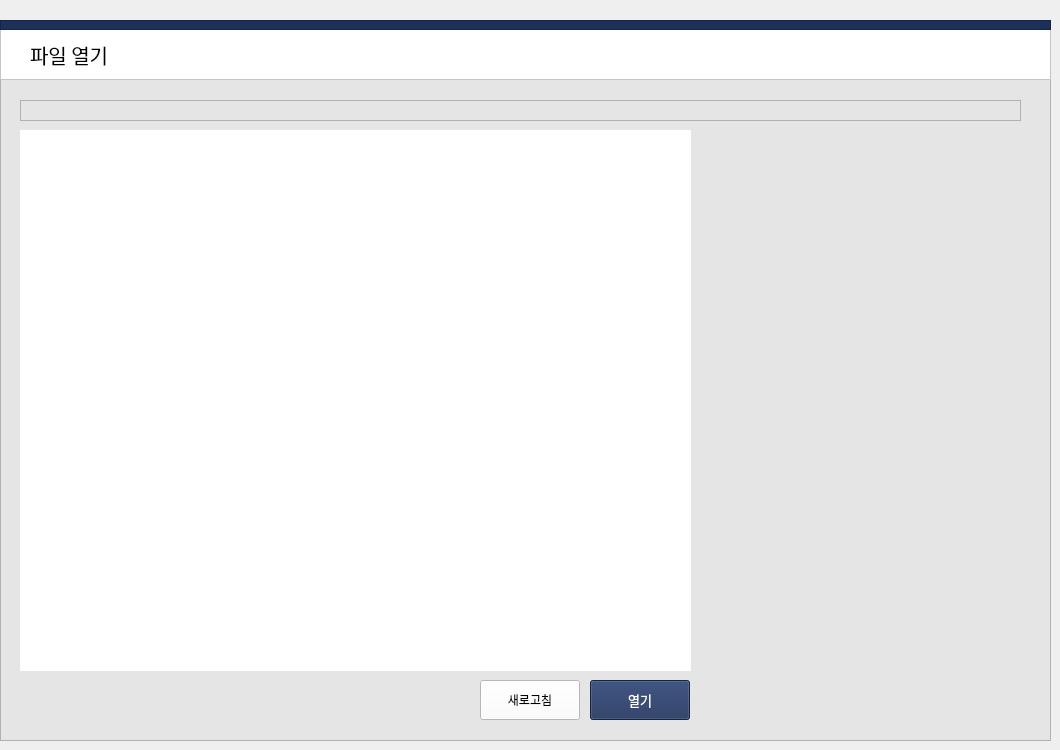
    <widget class="QWidget" name="openfile_page">
     <widget class="QFrame" name="frame_2">
      <property name="geometry">
       <rect>
        <x>0</x>
        <y>20</y>
        <width>1051</width>
        <height>721</height>
       </rect>
      </property>
      <property name="styleSheet">
       <string notr="true">background-color: rgb(229, 229, 229);</string>
      </property>
      <property name="frameShape">
       <enum>QFrame::StyledPanel</enum>
      </property>
      <property name="frameShadow">
       <enum>QFrame::Raised</enum>
      </property>
      <widget class="QFrame" name="frame_3">
       <property name="geometry">
        <rect>
         <x>0</x>
         <y>0</y>
         <width>1051</width>
         <height>60</height>
        </rect>
       </property>
       <property name="styleSheet">
        <string notr="true">background-color: rgb(255, 255, 255);</string>
       </property>
       <property name="frameShape">
        <enum>QFrame::StyledPanel</enum>
       </property>
       <property name="frameShadow">
        <enum>QFrame::Raised</enum>
       </property>
       <widget class="QFrame" name="color_frame_4">
        <property name="geometry">
         <rect>
          <x>0</x>
          <y>0</y>
          <width>1051</width>
          <height>10</height>
         </rect>
        </property>
        <property name="styleSheet">
         <string notr="true">background-color: rgb(29, 48, 90);</string>
        </property>
        <property name="frameShape">
         <enum>QFrame::StyledPanel</enum>
        </property>
        <property name="frameShadow">
         <enum>QFrame::Raised</enum>
        </property>
       </widget>
       <widget class="QLabel" name="label">
        <property name="geometry">
         <rect>
          <x>30</x>
          <y>19</y>
          <width>101</width>
          <height>31</height>
         </rect>
        </property>
        <property name="font">
         <font>
          <family>맑은 고딕 Semilight</family>
          <pointsize>15</pointsize>
         </font>
        </property>
        <property name="text">
         <string>파일 열기</string>
        </property>
       </widget>
      </widget>
      <widget class="QTreeView" name="Open_treeView">
       <property name="geometry">
        <rect>
         <x>20</x>
         <y>110</y>
         <width>671</width>
         <height>541</height>
        </rect>
       </property>
       <property name="styleSheet">
        <string notr="true">background-color: rgb(255, 255, 255);</string>
       </property>
       <property name="frameShape">
        <enum>QFrame::NoFrame</enum>
       </property>
       <property name="editTriggers">
        <set>QAbstractItemView::NoEditTriggers</set>
       </property>
      </widget>
      <widget class="QPushButton" name="Open_submit_button">
       <property name="geometry">
        <rect>
         <x>590</x>
         <y>660</y>
         <width>100</width>
         <height>40</height>
        </rect>
       </property>
       <property name="font">
        <font>
         <family>맑은 고딕 Semilight</family>
         <pointsize>10</pointsize>
        </font>
       </property>
       <property name="styleSheet">
        <string notr="true">background-color: rgb(29, 48, 90);
color: rgb(255, 255, 255);</string>
       </property>
       <property name="text">
        <string>열기</string>
       </property>
       <property name="flat">
        <bool>false</bool>
       </property>
      </widget>
      <widget class="QWidget" name="verticalLayoutWidget_3">
       <property name="geometry">
        <rect>
         <x>700</x>
         <y>110</y>
         <width>321</width>
         <height>541</height>
        </rect>
       </property>
       <layout class="QVBoxLayout" name="Open_layout"/>
      </widget>
      <widget class="QPlainTextEdit" name="Open_dirPlainText">
       <property name="geometry">
        <rect>
         <x>20</x>
         <y>80</y>
         <width>1001</width>
         <height>21</height>
        </rect>
       </property>
       <property name="acceptDrops">
        <bool>false</bool>
       </property>
       <property name="verticalScrollBarPolicy">
        <enum>Qt::ScrollBarAlwaysOff</enum>
       </property>
       <property name="readOnly">
        <bool>true</bool>
       </property>
      </widget>
      <widget class="QPushButton" name="Open_repaint_button">
       <property name="geometry">
        <rect>
         <x>480</x>
         <y>660</y>
         <width>100</width>
         <height>40</height>
        </rect>
       </property>
       <property name="styleSheet">
        <string notr="true">background-color: rgb(255, 255, 255);</string>
       </property>
       <property name="text">
        <string>새로고침</string>
       </property>
      </widget>
     </widget>
    </widget>
